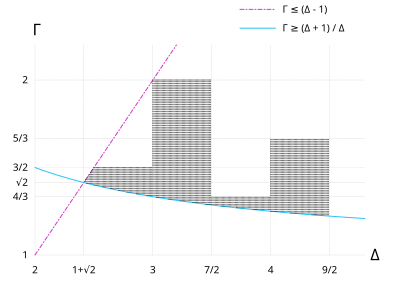

Write gnuplot code to recreate this figure.
set terminal svg size 400,300 round dynamic font "KaTeX_Main,10"

set output "polytope/topdown.svg"

set xlabel "Δ" font "Katex_Main,16" offset 25,2.5
set ylabel "Γ" font "Katex_Main,16" offset 7.5,8 rotate by 0

set tmargin 3
set bmargin 3

set lmargin 5
set rmargin 5

COLOR_RED       = "#F44336"
COLOR_YELLOW    = "#FFAB00"
COLOR_GREEN     = "#00C853"
COLOR_CYAN      = "#29C3F6"
COLOR_BLUE      = "#3B75EA"
COLOR_PURPLE    = "#D336C8"
COLOR_BLACK     = "#000000"
COLOR_PINK      = "#EE82EE"
COLOR_BROWN     = "#9F650D"
COLOR_ORANGE    = "#EC6F1A"

set key width 0
set key height 0
set key spacing 1.25
set key samplen 4
set key reverse Left
set key horizontal outside left top
set key at graph 0.6, screen 1
set key font "KaTeX_Main,10"

set style line 1000 dashtype 3 lw 0.1 ps 0 lc rgb "#000000"

set ytics ("1" 1, "2" 2, "5/3" 5./3, "3/2" 1.5, "√2" sqrt(2), "4/3" 4./3.)
set xtics ("2" 2, "1+√2" 1.+sqrt(2), "3" 3, "7/2" 3.5, "4/3" 4./3., "4" 4, "9/2" 4.5, "5" 5)

set grid ytics back ls 1000
set grid xtics back ls 1000

set border 3 front lt 1 lw 0 lc black

set xrange [2:4.8]
set yrange [1:2.2]

plot (x-1)/1 with lines axes x1y1 dt 4 lc rgb COLOR_PURPLE lw 1 title "Γ ≤ (Δ - 1)", \
     (x+1)/x with lines axes x1y1 dt 1 lc rgb COLOR_CYAN lw 1 title "Γ ≥ (Δ + 1) / Δ", \
     "polytope/topdown.csv" using 1:2 with points pt 7 lc rgb "#000000" ps 0.1 notitle

